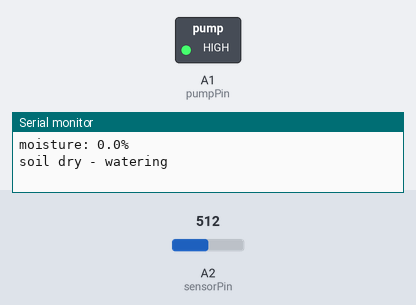
This sketch was run on a simulated Arduino Uno, built with avr-gcc and run on an emulated ATmega328P. Parts: switched loads named in the sketch (green lamp = pin HIGH), the last lines printed to the serial monitor. The test bench sets the inputs (shaded band); at power-on: A2 (sensorPin) = 512.

Above: at 1.6 s.
At 13.1 s:
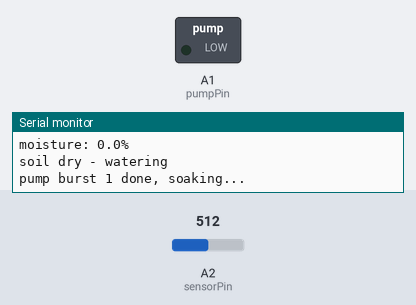
Timing chart, 0 to 30.1 s (numbered marks = the images above):
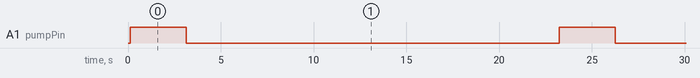

Measured:
- by itself, A1 (pumpPin): alternates HIGH for 3.0 s and LOW for 20.1 s

The sketch:

PowerPins.ino
```cpp
// ---------------------------------------------------------------
// PowerPins wiring overview
//
// Moisture sensor:
//   sensor VCC   -> Uno 5V
//   sensor GND   -> Uno GND
//   sensor OUT   -> Uno A2 (analog, calibrated via dryValue/wetValue)
//
// Pump:
//   Uno A1 -> pump driver (transistor/MOSFET/relay) -> pump motor
//   pumpActiveHigh below decides whether the driver is active-HIGH
//
// Serial link to the ESP32 Wi-Fi gateway (9600 baud, one line per event):
//   Uno pin 10 (TX) -> level shifter HV side
//                     -> level shifter LV side -> ESP32 GPIO16 (RX2)
//   Shifter power:  HV = Uno 5V, LV = ESP32 3V3, GND shared by both boards
//   Uno GND -> ESP32 GND (common ground is required)
//   Uno pin 11 (RX) and ESP32 GPIO17 (TX2) are unused
//
// Debugging: Uno USB serial at 9600 baud stays free for the monitor.
// ESP32 side lives in ESP32Gateway/ESP32Gateway.ino.
// ---------------------------------------------------------------
#include <SoftwareSerial.h>

const int sensorPin = A2;
const int pumpPin = A1;

// Link to ESP32 Wi-Fi gateway: TX = pin 10 -> ESP32 GPIO16 (RX2)
// RX pin 11 unused. Uno's USB Serial stays free for debugging.
SoftwareSerial link(11, 10);

const int dryValue = 360;  // raw in dry air
const int wetValue = 290;  // raw in water

// Watering behavior:
const float dryThreshold = 30.0;         // start watering below this %
const bool pumpActiveHigh = true;       // set false if pump runs when it shouldn't
const unsigned long pumpBurstMs = 3000; // pump runtime per burst
const unsigned long soakMs = 20000;      // wait for water to soak in
const unsigned long checkMs = 5000;      // measure interval when idle
const int maxBursts = 10;               // safety: give up after this many in a row

float readMoisture() {
  long sum = 0;
  for (int i = 0; i < 20; i++) {
    sum += analogRead(sensorPin);
    delay(5);
  }
  float raw = sum / 20.0;
  float percent = (raw - dryValue) * 100.0 / (wetValue - dryValue);
  if (percent < 0) percent = 0;
  if (percent > 100) percent = 100;
  return percent;
}

// Send one compact line to the ESP32, e.g. "M,45.3"
void report(const char *tag, float value) {
  link.print(tag);
  link.print(",");
  link.println(value, 1);
}

void setPump(bool on) {
  if (pumpActiveHigh) digitalWrite(pumpPin, on ? HIGH : LOW);
  else digitalWrite(pumpPin, on ? LOW : HIGH);
  report("P", on ? 1 : 0);
}

void setup() {
  Serial.begin(9600);
  link.begin(9600);
  pinMode(pumpPin, OUTPUT);
  setPump(false);
}

void loop() {
  float percent = readMoisture();
  report("M", percent);
  Serial.print("moisture: ");
  Serial.print(percent, 1);
  Serial.println("%");

  if (percent >= dryThreshold) {
    delay(checkMs);
    return;
  }

  Serial.println("soil dry - watering");
  report("S", 1);
  int bursts = 0;
  while (percent < dryThreshold && bursts < maxBursts) {
    setPump(true);
    delay(pumpBurstMs);
    setPump(false);
    bursts++;

    Serial.print("pump burst ");
    Serial.print(bursts);
    Serial.println(" done, soaking...");
    delay(soakMs);

    percent = readMoisture();
    report("M", percent);
    Serial.print("moisture after soak: ");
    Serial.print(percent, 1);
    Serial.println("%");
  }

  if (bursts >= maxBursts) {
    Serial.println("WARNING: still dry after max bursts - check pump/water, waiting 10 min");
    report("W", 1);
    delay(600000UL);
  }
}
```
